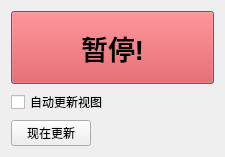
<?xml version="1.0" encoding="UTF-8"?>
<ui version="4.0">
 <class>StopDialog</class>
 <widget class="QDialog" name="StopDialog">
  <property name="geometry">
   <rect>
    <x>0</x>
    <y>0</y>
    <width>225</width>
    <height>156</height>
   </rect>
  </property>
  <property name="windowTitle">
   <string>Running...</string>
  </property>
  <layout class="QVBoxLayout" name="verticalLayout">
   <item>
    <widget class="QPushButton" name="stopButton">
     <property name="sizePolicy">
      <sizepolicy hsizetype="Minimum" vsizetype="Minimum">
       <horstretch>0</horstretch>
       <verstretch>0</verstretch>
      </sizepolicy>
     </property>
     <property name="minimumSize">
      <size>
       <width>188</width>
       <height>73</height>
      </size>
     </property>
     <property name="styleSheet">
      <string notr="true">background-color: rgb(248, 48, 48); font-size: 20pt; font-weight: bold;</string>
     </property>
     <property name="text">
      <string>暂停!</string>
     </property>
    </widget>
   </item>
   <item>
    <widget class="QCheckBox" name="checkBox">
     <property name="text">
      <string>自动更新视图</string>
     </property>
    </widget>
   </item>
   <item>
    <widget class="QPushButton" name="updateButton">
     <property name="sizePolicy">
      <sizepolicy hsizetype="Maximum" vsizetype="Maximum">
       <horstretch>0</horstretch>
       <verstretch>0</verstretch>
      </sizepolicy>
     </property>
     <property name="layoutDirection">
      <enum>Qt::LeftToRight</enum>
     </property>
     <property name="text">
      <string>现在更新</string>
     </property>
    </widget>
   </item>
  </layout>
 </widget>
 <resources/>
 <connections>
  <connection>
   <sender>stopButton</sender>
   <signal>clicked()</signal>
   <receiver>StopDialog</receiver>
   <slot>onClickStop()</slot>
   <hints>
    <hint type="sourcelabel">
     <x>70</x>
     <y>43</y>
    </hint>
    <hint type="destinationlabel">
     <x>3</x>
     <y>45</y>
    </hint>
   </hints>
  </connection>
  <connection>
   <sender>updateButton</sender>
   <signal>clicked()</signal>
   <receiver>StopDialog</receiver>
   <slot>onClickUpdate()</slot>
   <hints>
    <hint type="sourcelabel">
     <x>57</x>
     <y>98</y>
    </hint>
    <hint type="destinationlabel">
     <x>3</x>
     <y>102</y>
    </hint>
   </hints>
  </connection>
  <connection>
   <sender>checkBox</sender>
   <signal>stateChanged(int)</signal>
   <receiver>StopDialog</receiver>
   <slot>applyAutoupdate()</slot>
   <hints>
    <hint type="sourcelabel">
     <x>90</x>
     <y>130</y>
    </hint>
    <hint type="destinationlabel">
     <x>143</x>
     <y>134</y>
    </hint>
   </hints>
  </connection>
 </connections>
 <slots>
  <slot>onClickStop()</slot>
  <slot>applyAutoupdate()</slot>
  <slot>onClickUpdate()</slot>
 </slots>
</ui>
